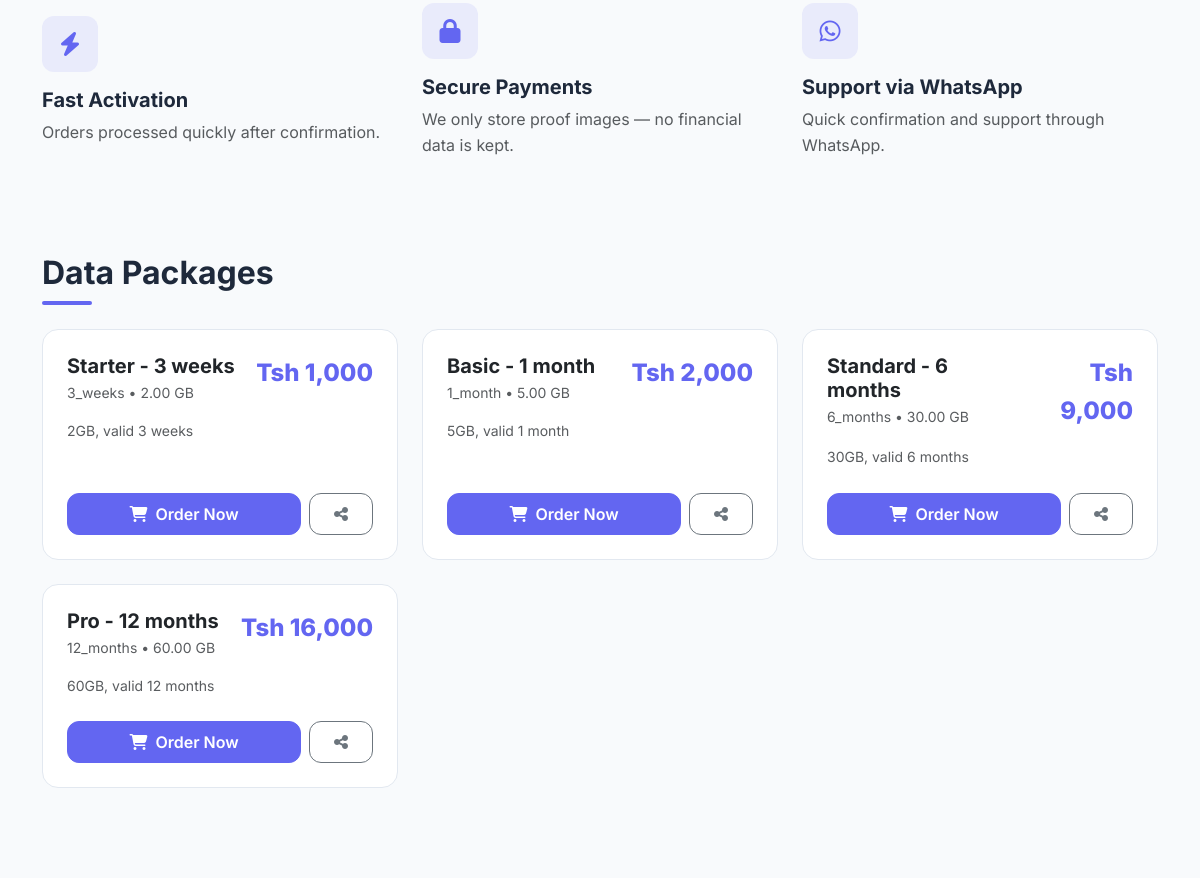
Before: / (middle part) with the older database file.
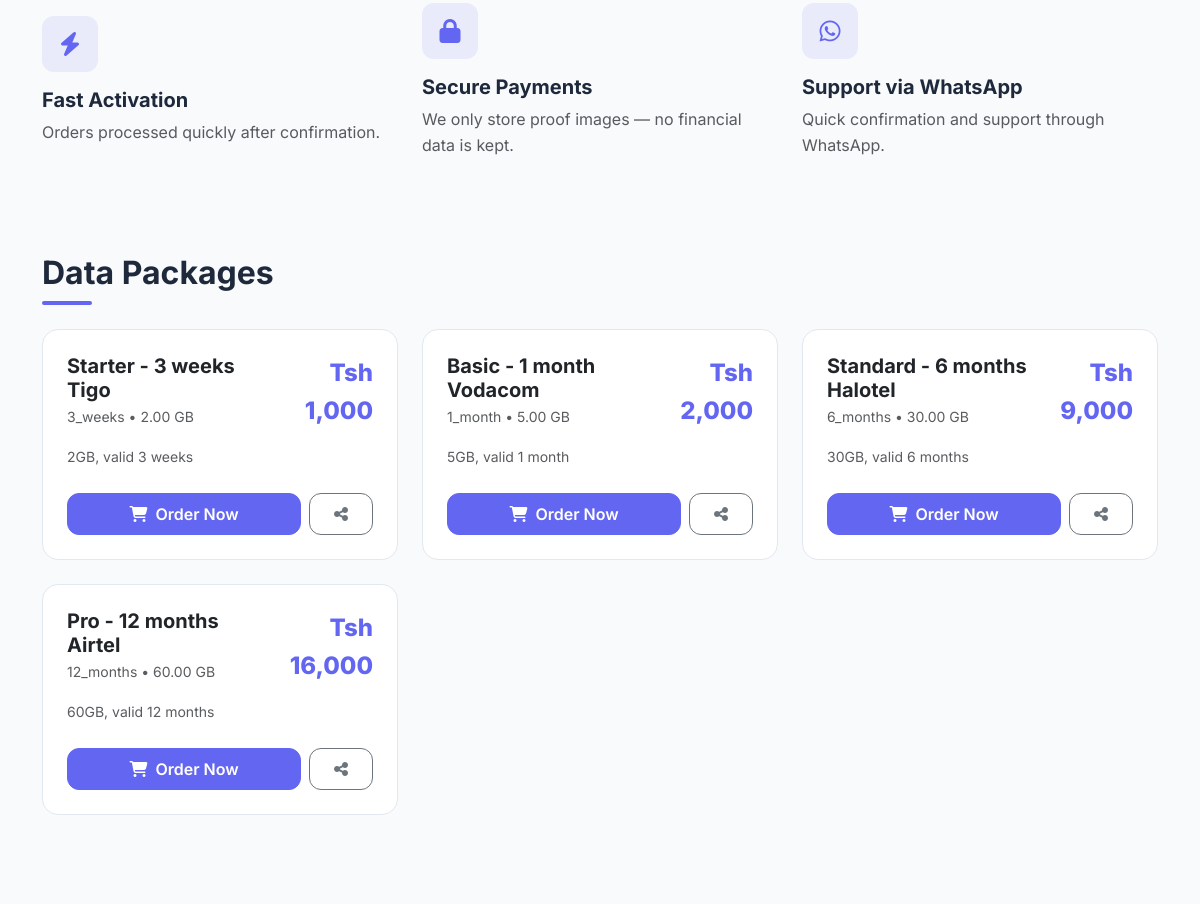
After: the same page with the newer database file.
### tables this page shows
CREATE TABLE IF NOT EXISTS packages (
  id INT UNSIGNED AUTO_INCREMENT PRIMARY KEY,
  name VARCHAR(100) NOT NULL,
  duration ENUM('3_weeks','1_month','6_months','12_months','custom') NOT NULL,
  gb_amount DECIMAL(6,2) NOT NULL,
  price DECIMAL(10,2) NOT NULL,
  description TEXT DEFAULT NULL,
  network ENUM('tigo','vodacom','halotel','airtel') NOT NULL,
  allow_custom_gb TINYINT(1) NOT NULL DEFAULT 0,
  created_at TIMESTAMP DEFAULT CURRENT_TIMESTAMP
);

### public/index.php (the view, shortened to what this page needs)
<?php
require_once __DIR__ . '/../db/connection.php';
$pdo = $GLOBALS['pdo'] ?? $pdo;
$stmt = $pdo->query('SELECT * FROM packages ORDER BY price ASC');
$packages = $stmt->fetchAll();
?>
<!doctype html>
<html lang="en">
<head>
    <link href="https://cdn.jsdelivr.net/npm/bootstrap@5.3.2/dist/css/bootstrap.min.css" rel="stylesheet">
    <link rel="stylesheet" href="https://cdnjs.cloudflare.com/ajax/libs/font-awesome/6.4.2/css/all.min.css">
</head>
<body>
<main class="container my-5 py-4">
  <section id="features" class="mb-5 py-4">
    <div class="row g-4 align-items-center">
      <div class="col-lg-4">
        <div class="text-center text-lg-start">
          <div class="feature-icon mx-auto mx-lg-0">
            <i class="fas fa-bolt"></i>
          </div>
          <h5 class="mb-2">Fast Activation</h5>
          <p class="text-muted mb-0">Orders processed quickly after confirmation.</p>
        </div>
      </div>
      <div class="col-lg-4">
        <div class="text-center text-lg-start">
          <div class="feature-icon mx-auto mx-lg-0">
            <i class="fas fa-lock"></i>
          </div>
          <h5 class="mb-2">Secure Payments</h5>
          <p class="text-muted mb-0">We only store proof images — no financial data is kept.</p>
        </div>
      </div>
      <div class="col-lg-4">
        <div class="text-center text-lg-start">
          <div class="feature-icon mx-auto mx-lg-0">
            <i class="fab fa-whatsapp"></i>
          </div>
          <h5 class="mb-2">Support via WhatsApp</h5>
          <p class="text-muted mb-0">Quick confirmation and support through WhatsApp.</p>
        </div>
      </div>
    </div>
  </section>
  <section id="packages" class="mb-5 py-4">
    <h2 class="section-title">Data Packages</h2>
    <div class="row row-cols-1 row-cols-md-2 row-cols-lg-3 g-4">
      <?php foreach ($packages as $pkg): ?>
        <div class="col">
          <div class="card h-100 card-package">
            <div class="card-body d-flex flex-column">
              <div class="d-flex justify-content-between align-items-start mb-3">
                <div>
                  <h5 class="card-title mb-1"><?php echo htmlspecialchars($pkg['name']); ?></h5>
                  <div class="text-muted small"><?php echo htmlspecialchars($pkg['duration']); ?> • <?php echo htmlspecialchars($pkg['gb_amount']); ?> GB</div>
                </div>
                <div class="text-end">
                  <div class="package-price">Tsh <?php echo number_format($pkg['price'], 0); ?></div>
                </div>
              </div>
              <p class="card-text text-muted mb-4 small"><?php echo htmlspecialchars($pkg['description']); ?></p>
              <div class="mt-auto d-flex gap-2">
                <a href="checkout.php?package_id=<?php echo (int)$pkg['id']; ?>" class="btn btn-primary flex-fill">
                  <i class="fas fa-shopping-cart me-2"></i>Order Now
                </a>
                <a href="javascript:void(0)" class="btn btn-outline-secondary" onclick="copyLink(<?php echo (int)$pkg['id']; ?>)">
                  <i class="fas fa-share-alt"></i>
                </a>
              </div>
            </div>
          </div>
        </div>
      <?php endforeach; ?>
    </div>
  </section>
  <section id="testimonials" class="mb-5 py-4">
  </section>
</main>
</body>
</html>

### public/index.php (style rules this page uses)
:root { --primary: #6366f1; --primary-dark: #4f46e5; --secondary: #0ea5a2; --dark: #1e293b; --light: #f8fafc; --gray: #64748b; --gray-light: #e2e8f0; --success: #10b981; --rounded: 12px; --rounded-lg: 16px; --shadow: 0 4px 6px -1px rgba(0, 0, 0, 0.1), 0 2px 4px -1px rgba(0, 0, 0, 0.06); --shadow-lg: 0 10px 15px -3px rgba(0, 0, 0, 0.1), 0 4px 6px -2px rgba(0, 0, 0, 0.05); }
body { font-family: 'Inter', system-ui, -apple-system, 'Segoe UI', Roboto, 'Helvetica Neue', Arial; background: var(--light); color: var(--dark); line-height: 1.6; }
h1, h2, h3, h4, h5, h6 { font-weight: 700; }
.btn { border-radius: var(--rounded); font-weight: 600; padding: 0.5rem 1.5rem; transition: all 0.2s ease; }
.btn-primary { background: var(--primary); border-color: var(--primary); }
.feature-icon { width: 56px; height: 56px; display: inline-flex; align-items: center; justify-content: center; border-radius: var(--rounded); background: rgba(99, 102, 241, 0.1); color: var(--primary); font-size: 1.5rem; margin-bottom: 1rem; }
.card-package { border-radius: var(--rounded-lg); border: 1px solid var(--gray-light); transition: all 0.3s ease; overflow: hidden; height: 100%; }
.card-body { padding: 1.5rem; }
.package-price { font-size: 1.5rem; font-weight: 800; color: var(--primary); }
.section-title { position: relative; padding-bottom: 0.75rem; margin-bottom: 1.5rem; font-weight: 700; }
.section-title::after { content: ''; position: absolute; bottom: 0; left: 0; width: 50px; height: 4px; background: var(--primary); border-radius: 2px; }

Changed rows visible on the page:
changed packages "3_weeks": name "Starter - 3 weeks" → "Starter - 3 weeks Tigo"
changed packages "1_month": name "Basic - 1 month" → "Basic - 1 month Vodacom"
changed packages "6_months": name "Standard - 6 months" → "Standard - 6 months Halotel"
changed packages "12_months": name "Pro - 12 months" → "Pro - 12 months Airtel"
